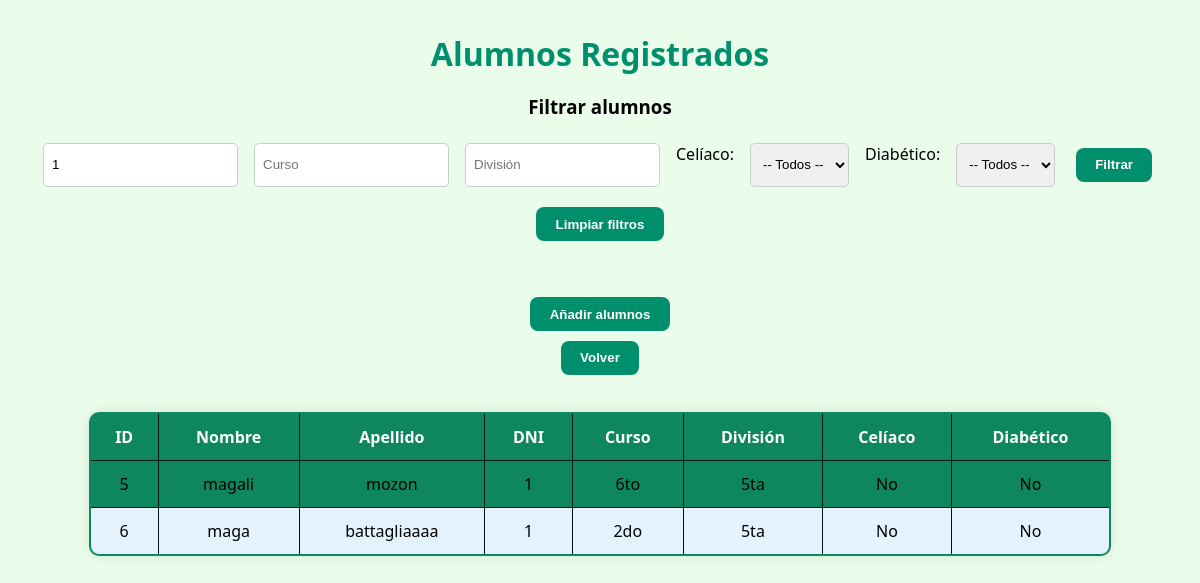
Screenshot of /alumnos.php?dni=1 with the database file from the repository.
### tables this page shows
CREATE TABLE `alumno` (
  `id_alumno` int(30) NOT NULL,
  `nombre` varchar(30) NOT NULL,
  `apellido` varchar(30) NOT NULL,
  `dni` varchar(30) NOT NULL,
  `curso` varchar(30) NOT NULL,
  `division` varchar(30) NOT NULL,
  `celiaco` tinyint(1) NOT NULL,
  `diabetico` tinyint(1) NOT NULL,
  `modulo` int(11) NOT NULL
);

### alumnos.php (the view, shortened to what this page needs)
<?php
include("conexion.php");
$dni       = $_GET['dni']       ?? '';
$curso     = $_GET['curso']     ?? '';
$division  = $_GET['division']  ?? '';
$sql = "SELECT * FROM alumno WHERE 1=1";
if ($dni != '') {
    $sql .= " AND dni = '" . mysqli_real_escape_string($conexion, $dni) . "'";
}
$resultado = mysqli_query($conexion, $sql);
?>
<!DOCTYPE html>
<html lang="es">
<head>
    <link rel="stylesheet" href="css/alumnos.css">
</head>
<body>
    <h1>Alumnos Registrados</h1>
    <h3>Filtrar alumnos</h3>
    <form method="get" action="">
        <input type="text" name="dni" placeholder="DNI" value="<?= htmlspecialchars($dni) ?>">
        <input type="text" name="curso" placeholder="Curso" value="<?= htmlspecialchars($curso) ?>">
        <input type="text" name="division" placeholder="División" value="<?= htmlspecialchars($division) ?>">
        <label for="celiaco">Celíaco:</label>
        <select name="celiaco" id="celiaco">
            <option value="">-- Todos --</option>
        </select>
        <label for="diabetico">Diabético:</label>
        <select name="diabetico" id="diabetico">
            <option value="">-- Todos --</option>
        </select>
        <button type="submit">Filtrar</button>
        <a href="alumnos.php"><button type="button">Limpiar filtros</button></a>
    </form>
    <br>
    <a href="añadir.php">
        <button>Añadir alumnos</button>
    </a>
    <br>
    <a href="inicio.php">
        <button>Volver</button>
    </a>
    <table border="1" cellpadding="5">
        <thead>
            <tr>
                <th>ID</th>
                <th>Nombre</th>
                <th>Apellido</th>
                <th>DNI</th>
                <th>Curso</th>
                <th>División</th>
                <th>Celíaco</th>
                <th>Diabético</th>
            </tr>
        </thead>
        <tbody>
            <?php if (mysqli_num_rows($resultado) > 0): ?>
                <?php while ($alumno = mysqli_fetch_assoc($resultado)): ?>
                    <tr>
                        <td><?= $alumno['id_alumno'] ?></td>
                        <td><?= htmlspecialchars($alumno['nombre']) ?></td>
                        <td><?= htmlspecialchars($alumno['apellido']) ?></td>
                        <td><?= htmlspecialchars($alumno['dni']) ?></td>
                        <td><?= htmlspecialchars($alumno['curso']) ?></td>
                        <td><?= htmlspecialchars($alumno['division']) ?></td>
                        <td><?= $alumno['celiaco'] ? 'Sí' : 'No' ?></td>
                        <td><?= $alumno['diabetico'] ? 'Sí' : 'No' ?></td>
                    </tr>
                <?php endwhile; ?>
            <?php else: ?>
                <tr><td colspan="8">No se encontraron alumnos.</td></tr>
            <?php endif; ?>
        </tbody>
    </table>
</body>
</html>

### css/alumnos.css (style rules this page uses)
body { font-family: 'Segoe UI', sans-serif; margin: 2rem; background-color: #eafdea; text-align: center; }
h1 { color:#008f6c; margin-bottom: 1rem; }
form { display: flex; flex-wrap: wrap; justify-content: center; gap: 1rem; margin: 1.5rem 0; }
form input, form select { padding: 0.5rem; border-radius: 5px; border: 1px solid #ccc; }
a button, form button { background-color:#008f6c ; color: white; border: none; padding: 0.6rem 1.2rem; border-radius: 8px; font-weight: bold; cursor: pointer; transition: background-color 0.3s, transform 0.2s; margin: 0.3rem; }
table { width: 90%; margin: 2rem auto; border-collapse: collapse; background-color:#0e865e; box-shadow: 0 0 12px rgba(0, 0, 0, 0.1); border: 2px solid ; border-radius: 10px; overflow: hidden; }
th, td { padding: 0.75rem; border: 1px solid #001611; text-align: center; }
th { background-color:#0e865e; color: white; }
tr:nth-child(even) { background-color: #e3f2fd; }

### rows the page displays
alumno: id_alumno "5", nombre "magali", apellido "mozon", dni "1", curso "6to", division "5ta", celiaco "No", diabetico "No"
alumno: id_alumno "6", nombre "maga", apellido "battagliaaaa", dni "1", curso "2do", division "5ta", celiaco "No", diabetico "No"
